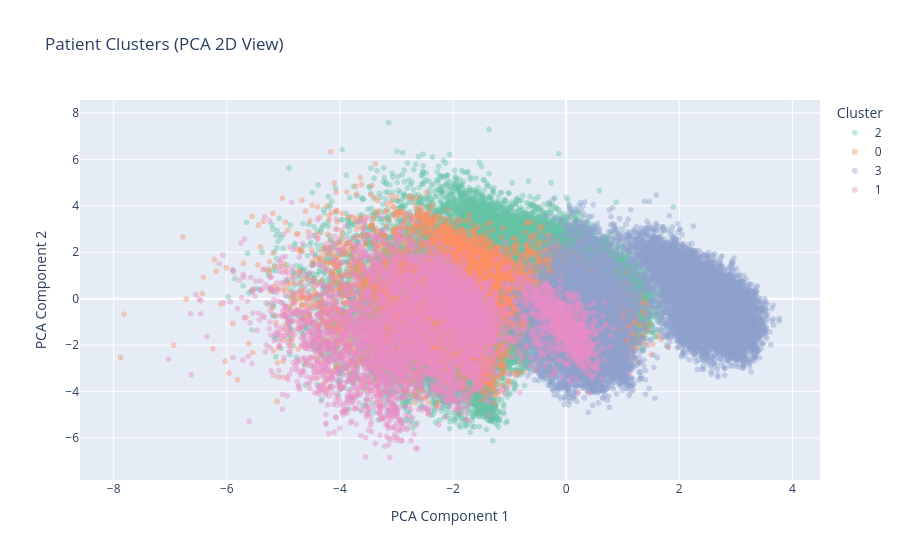

The notebook cell this image was saved under:
### Code cell
from sklearn.decomposition import PCA

# Reduce to 2D for visualization
pca = PCA(n_components=2, random_state=42)
X_pca = pca.fit_transform(X_scaled)

import plotly.express as px

fig = px.scatter(
    x=X_pca[:, 0], 
    y=X_pca[:, 1],
    color=df_encoded['cluster'].astype(str),
    title='Patient Clusters (PCA 2D View)',
    labels={'x': 'PCA Component 1', 'y': 'PCA Component 2', 'color': 'Cluster'},
    opacity=0.4,
    color_discrete_sequence=px.colors.qualitative.Set2
)
fig.show()

print(f"Variance explained by 2 components: {pca.explained_variance_ratio_.sum()*100:.1f}%")

### Figure 1 — Plotly figure (JSON) as saved in the notebook; plotly's stock layout.template omitted (floating-point values rounded to 4 significant figures; data arrays with more than 128 entries replaced by an {"elided": "..."} marker saying what was removed)
{"data": [{"hovertemplate": "Cluster=2<br>PCA Component 1=%{x}<br>PCA Component 2=%{y}<extra></extra>", "legendgroup": "2", "marker": {"color": "rgb(102,194,165)", "opacity": 0.4, "symbol": "circle"}, "mode": "markers", "name": "2", "showlegend": true, "type": "scattergl", "x": {"elided": "48243 float values"}, "xaxis": "x", "y": {"elided": "48243 float values"}, "yaxis": "y"}, {"hovertemplate": "Cluster=0<br>PCA Component 1=%{x}<br>PCA Component 2=%{y}<extra></extra>", "legendgroup": "0", "marker": {"color": "rgb(252,141,98)", "opacity": 0.4, "symbol": "circle"}, "mode": "markers", "name": "0", "showlegend": true, "type": "scattergl", "x": {"elided": "11201 float values"}, "xaxis": "x", "y": {"elided": "11201 float values"}, "yaxis": "y"}, {"hovertemplate": "Cluster=3<br>PCA Component 1=%{x}<br>PCA Component 2=%{y}<extra></extra>", "legendgroup": "3", "marker": {"color": "rgb(141,160,203)", "opacity": 0.4, "symbol": "circle"}, "mode": "markers", "name": "3", "showlegend": true, "type": "scattergl", "x": {"elided": "32491 float values"}, "xaxis": "x", "y": {"elided": "32491 float values"}, "yaxis": "y"}, {"hovertemplate": "Cluster=1<br>PCA Component 1=%{x}<br>PCA Component 2=%{y}<extra></extra>", "legendgroup": "1", "marker": {"color": "rgb(231,138,195)", "opacity": 0.4, "symbol": "circle"}, "mode": "markers", "name": "1", "showlegend": true, "type": "scattergl", "x": {"elided": "6118 float values"}, "xaxis": "x", "y": {"elided": "6118 float values"}, "yaxis": "y"}], "layout": {"legend": {"title": {"text": "Cluster"}, "tracegroupgap": 0}, "title": {"text": "Patient Clusters (PCA 2D View)"}, "xaxis": {"anchor": "y", "domain": [0, 1], "title": {"text": "PCA Component 1"}}, "yaxis": {"anchor": "x", "domain": [0, 1], "title": {"text": "PCA Component 2"}}}}
